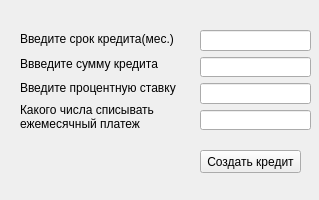
<?xml version="1.0" encoding="UTF-8"?>
<ui version="4.0">
 <class>Form</class>
 <widget class="QWidget" name="Form">
  <property name="geometry">
   <rect>
    <x>0</x>
    <y>0</y>
    <width>319</width>
    <height>200</height>
   </rect>
  </property>
  <property name="windowTitle">
   <string>Form</string>
  </property>
  <widget class="QPushButton" name="add_credit">
   <property name="geometry">
    <rect>
     <x>200</x>
     <y>150</y>
     <width>101</width>
     <height>23</height>
    </rect>
   </property>
   <property name="text">
    <string>Создать кредит</string>
   </property>
  </widget>
  <widget class="QLabel" name="error_label">
   <property name="geometry">
    <rect>
     <x>20</x>
     <y>140</y>
     <width>171</width>
     <height>51</height>
    </rect>
   </property>
   <property name="text">
    <string/>
   </property>
  </widget>
  <widget class="QWidget" name="">
   <property name="geometry">
    <rect>
     <x>200</x>
     <y>30</y>
     <width>111</width>
     <height>100</height>
    </rect>
   </property>
   <layout class="QVBoxLayout" name="verticalLayout">
    <item>
     <widget class="QLineEdit" name="time_edit"/>
    </item>
    <item>
     <widget class="QLineEdit" name="sum_edit"/>
    </item>
    <item>
     <widget class="QLineEdit" name="percent_edit"/>
    </item>
    <item>
     <widget class="QLineEdit" name="day_edit"/>
    </item>
   </layout>
  </widget>
  <widget class="QWidget" name="">
   <property name="geometry">
    <rect>
     <x>20</x>
     <y>30</y>
     <width>171</width>
     <height>101</height>
    </rect>
   </property>
   <layout class="QVBoxLayout" name="verticalLayout_2">
    <item>
     <widget class="QLabel" name="time_label">
      <property name="text">
       <string>Введите срок кредита(мес.)</string>
      </property>
     </widget>
    </item>
    <item>
     <widget class="QLabel" name="sum_label">
      <property name="text">
       <string>Ввведите сумму кредита</string>
      </property>
     </widget>
    </item>
    <item>
     <widget class="QLabel" name="percent_label">
      <property name="text">
       <string>Введите процентную ставку</string>
      </property>
     </widget>
    </item>
    <item>
     <widget class="QLabel" name="day_label">
      <property name="text">
       <string>Какого числа списывать
ежемесячный платеж</string>
      </property>
     </widget>
    </item>
   </layout>
  </widget>
 </widget>
 <resources/>
 <connections/>
</ui>
